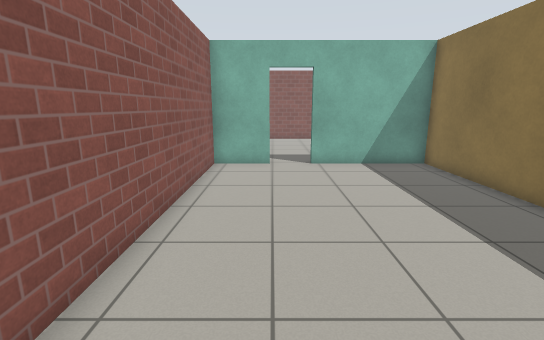
View 1 (above)

17 first-person views from a walk through a world built for the Gazebo simulator. The camera is 1.2 m above the floor, tilts 12° down and sees 85° across. The floor is counted in squares, 0.5 m on a side. Each view is taken from the middle of a square. On the plan, view 1 faces up. The plan holds only what a view shows up to about 18 squares ahead; the rest is blank. The place goes on beyond the plan. Gazebo's built-in surfaces are drawn with simple patterns.

View 2
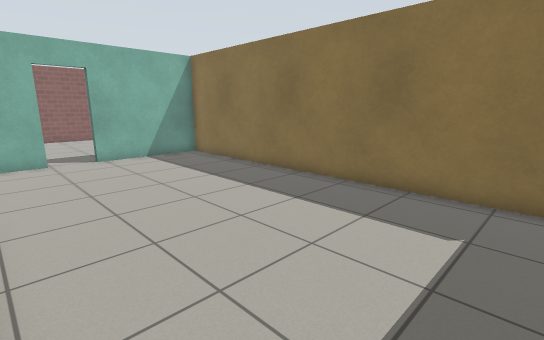

View 3
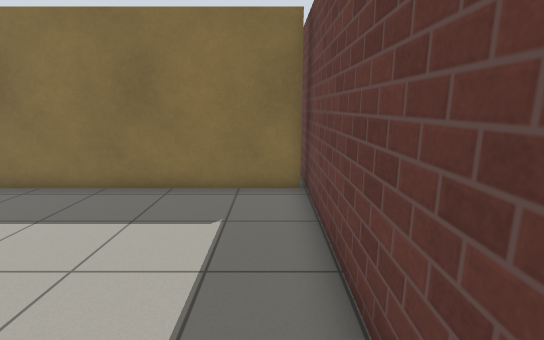

View 4
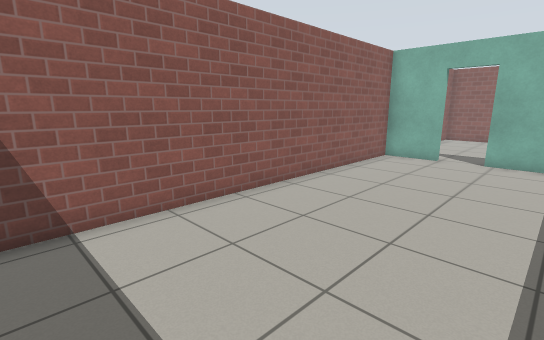

View 5
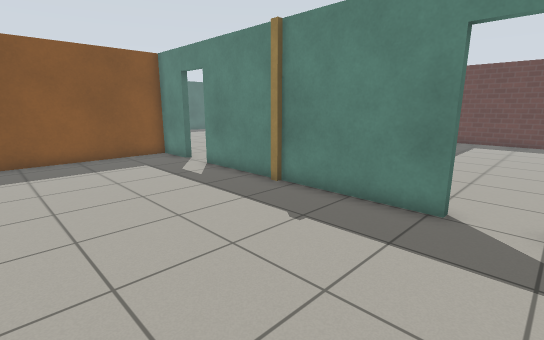

View 6
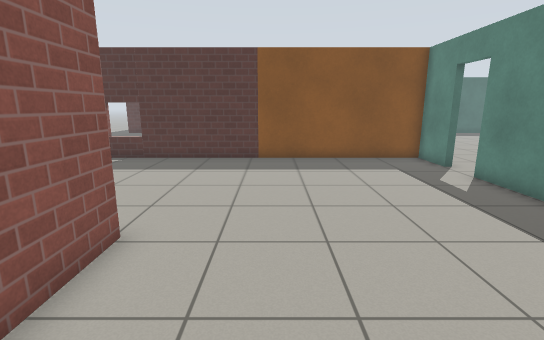

View 7
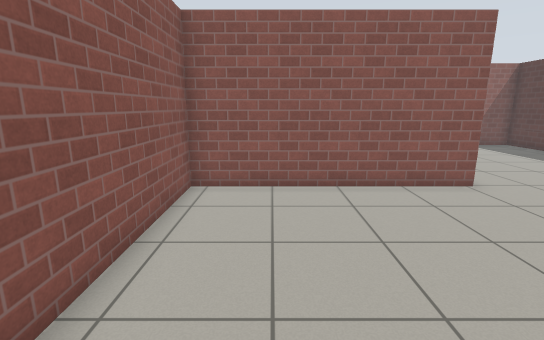

View 8
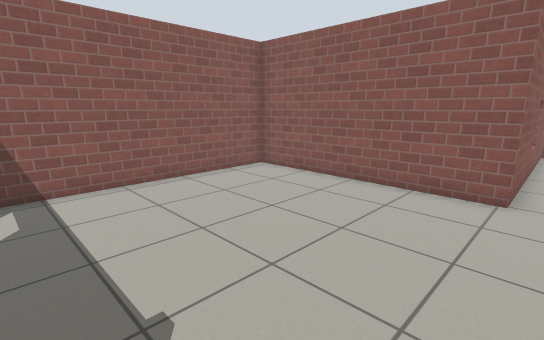

View 9
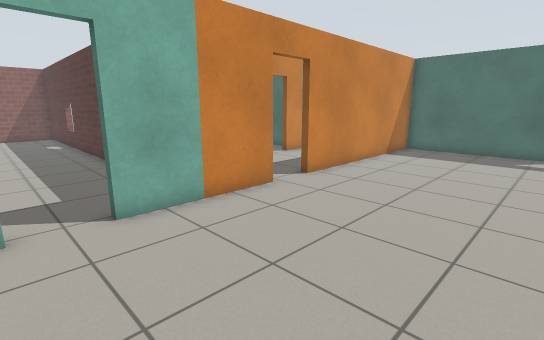

View 10
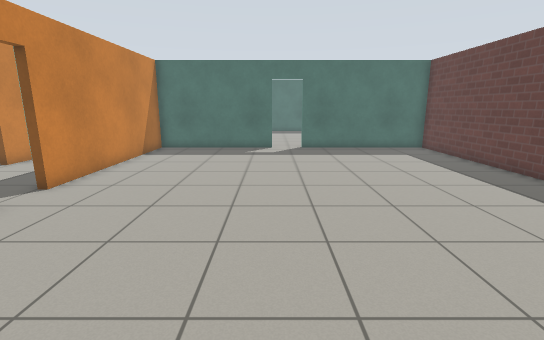

View 11
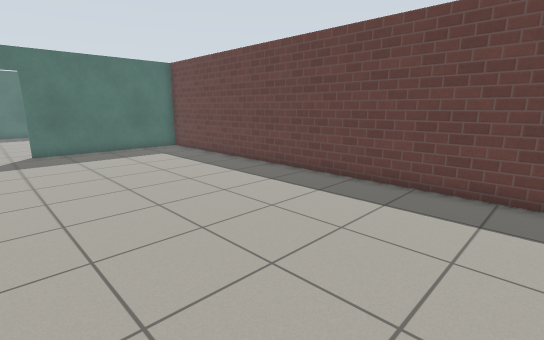

View 12
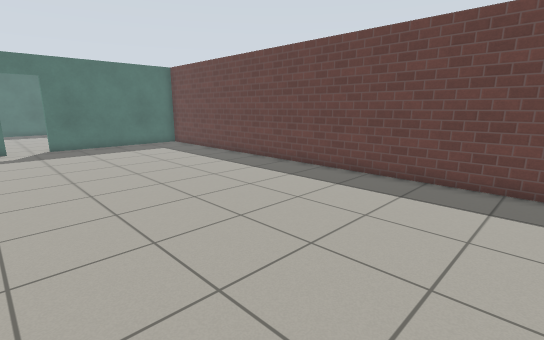

View 13
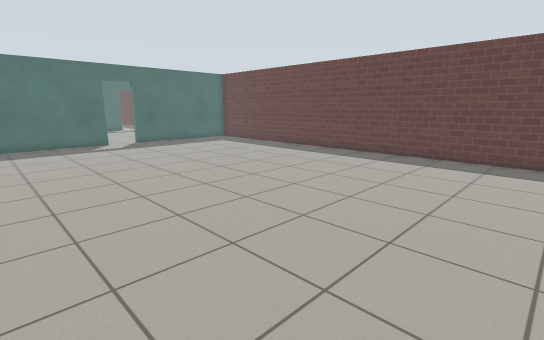

View 14
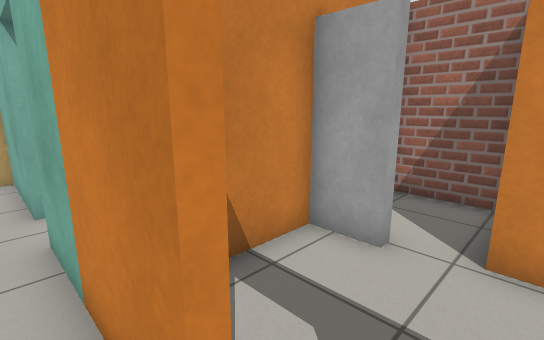

View 15
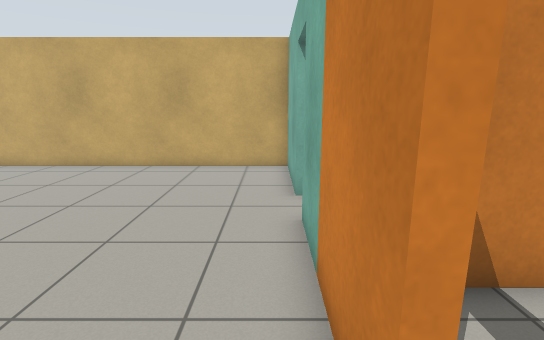

View 16
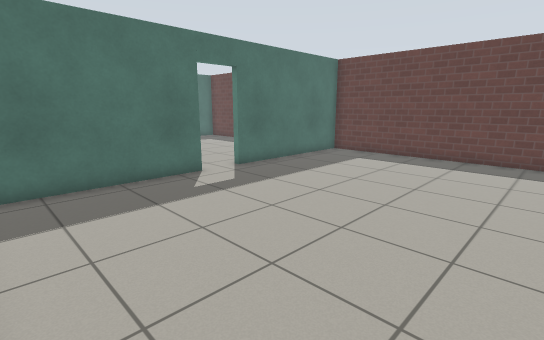

View 17
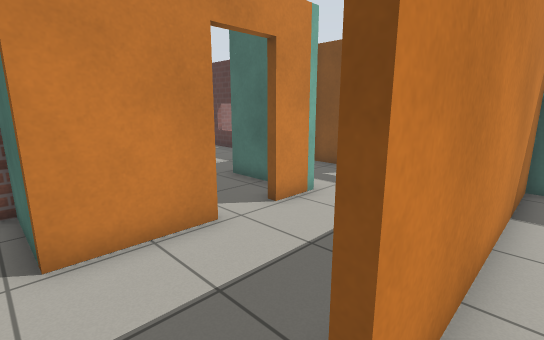

### Floor plan
Ten units are one square. View 1 is at (0, 0); x grows to the right and y downward. Boxes are objects, and circles mark ways between rooms. Rooms are numbered by the first view taken in them; rooms with no view inside come last. Other rooms are left out.
<svg viewBox="-30 -280 325 316">
<path fill="none" stroke="#000" d="M0 -126 -25 -126 -25 20M-11 31 71 31M66 29 66 -126 16 -126M65 -131 70 -131M70 -129 111 -129M16 -129 66 -129M129 -129 151 -129 151 -275M62 -275 62 -229 -25 -229 -25 -142M177 -126 129 -126M111 -126 69 -126 69 -7M288 -59 288 -126 194 -126M71 31 288 31 288 -43"/>
<circle cx="5" cy="-130" r="3" fill="#2a7"/>
<circle cx="120" cy="-130" r="3" fill="#2a7"/>
<text x="20" y="-50">1</text>
<text x="70" y="-190">2</text>
<text x="180" y="-50">3</text>
</svg>
Room 1 opens to room 2. Room 2 opens to room 3.

Where each view was taken, in squares from view 1:
view 1: 0 up, 0 right, facing up
view 2: 2 down, 2 left, facing up-right
view 3: 2 down, 2 left, facing right
view 4: 2 down, 4 right, facing up-left
view 5: 20 up, 0 right, facing down-right
view 6: 20 up, 1 right, facing right
view 7: 14 up, 0 right, facing up
view 8: 14 up, 7 right, facing up-left
view 9: 6 up, 11 right, facing up-right
view 10: 6 up, 11 right, facing right
view 11: 6 up, 11 right, facing down-right
view 12: 7 up, 9 right, facing down-right
view 13: 12 up, 8 right, facing down-right
view 14: 12 up, 19 right, facing up-left
view 15: 12 up, 19 right, facing left
view 16: 12 up, 19 right, facing down-right
view 17: 12 up, 18 right, facing up-right
